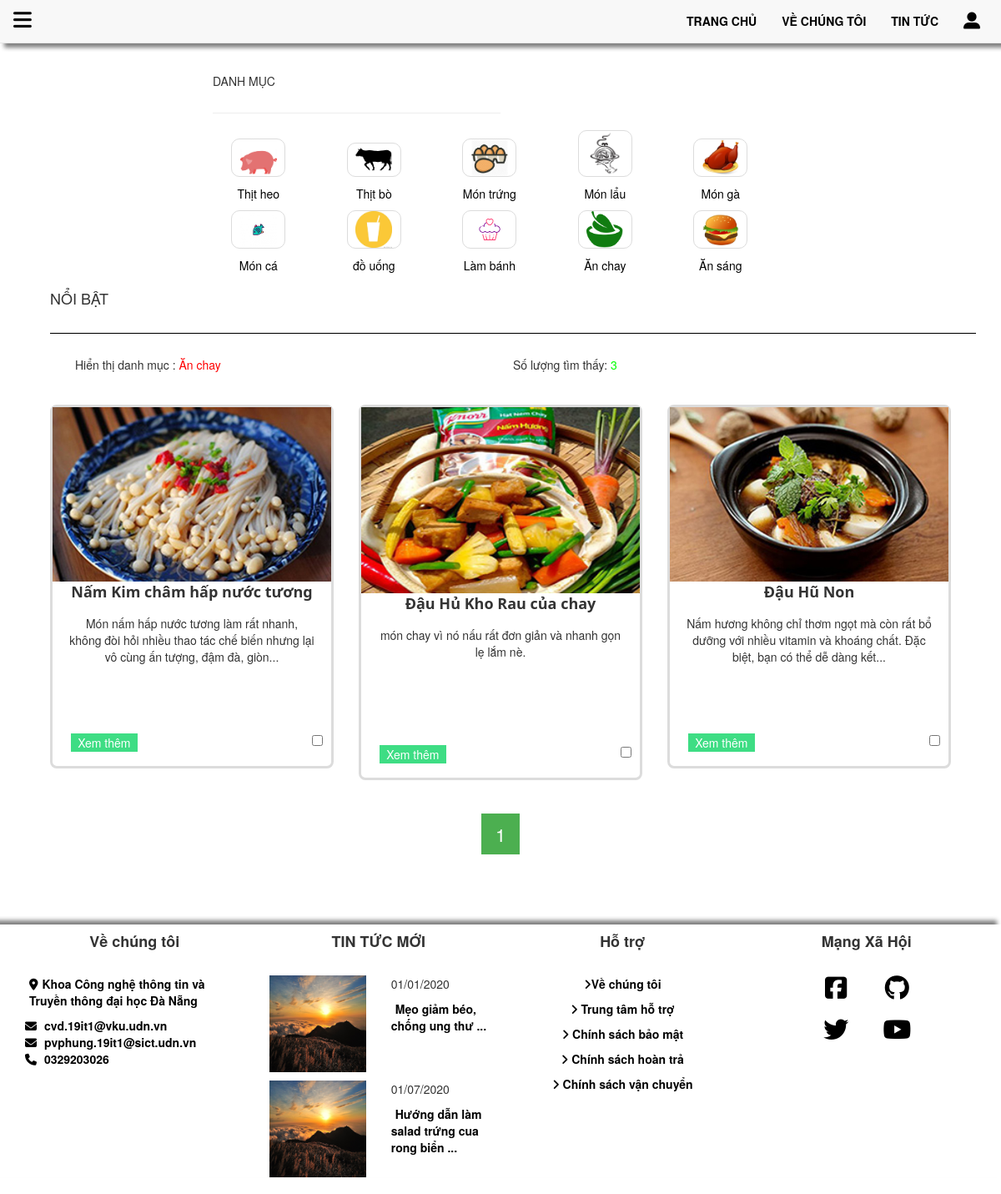
Page /danhmuc_index.php?id_danhmuc=4 on the committed database.
### tables this page shows
CREATE TABLE `danh_muc` (
  `id` int(11) NOT NULL,
  `idUser` int(11) NOT NULL,
  `tenDanhmuc` varchar(10) NOT NULL,
  `img` varchar(100) NOT NULL
);

CREATE TABLE `mon_an` (
  `id` int(11) NOT NULL,
  `idDanhmuc` int(11) NOT NULL,
  `idUser` int(11) NOT NULL,
  `ten_monAn` varchar(50) NOT NULL,
  `ngayDang` timestamp NOT NULL DEFAULT current_timestamp() ON UPDATE current_timestamp(),
  `moTa` varchar(200) NOT NULL,
  `img` varchar(100) NOT NULL,
  `step` text NOT NULL,
  `nguyenLieu` text NOT NULL,
  `trangThai` int(11) NOT NULL
);

### XuLy_form/XuLy_ketNoiSQL.php (called while the page is built, shortened)
<?php
	class bang
	{
		private $ten_bang ;
		private $conn;
		private $result_select ;
		function __construct( $conn , $ten_bang){
			$this->conn  = $conn ;
			$this->ten_bang = $ten_bang;
		}
		public function setResult_select($thanhphan, $dieuKien, $sapxep)
		{
			$this->result_select = mysqli_query($this->conn, "SELECT $thanhphan FROM $this->ten_bang WHERE $dieuKien ORDER BY $sapxep");
		}
		public function getResult_select(){
			return $this->result_select ;
		}
	}
?>

### danhmuc_sanpham.php (the view, shortened to what this page needs)
<?php
	if(isset($_GET['id_danhmuc'])){
	$id_danhmuc = $_GET['id_danhmuc'];
	$bang_danhmuc1 = new bang($conn, 'danh_muc');
	$bang_danhmuc1->setResult_select("* " ," id = $id_danhmuc " , "id DESC");
	$ketqua_danhmuc1 = $bang_danhmuc1->getResult_select();
	$row_danhmuc1 = mysqli_fetch_assoc($ketqua_danhmuc1);
?>
			<div class="col-sm-12" align="left">
				<h4>NỔI BẬT</h4>
				<hr class="col-sm-12"  style="" width="50%">
				<div class="col-sm-12">
					<h5 class="col-sm-6">Hiển thị danh mục :
						<span style="color:#ff0000">
				 			<?php echo $row_danhmuc1['tenDanhmuc']; ?>
						</span>
					</h5>
		<?php
		$bang_monAn = new bang($conn, 'mon_an');
		$bang_monAn->setResult_select(" count(id) as total " ," idDanhmuc = $id_danhmuc" , "id DESC");
		$ketqua_monAn1 = $bang_monAn->getResult_select();
		$row_monAn1 = mysqli_fetch_assoc($ketqua_monAn1);
		$total_records = $row_monAn1['total'];
		$current_page =  isset($_GET['page']) ? $_GET['page'] : 1 ;
		if(isset($_SESSION['limit'])){
			$limit = $_SESSION['limit'];
		}else{
			$limit = 6 ;
		}
		$total_page = ceil($total_records/ $limit);
	 	$start = ($current_page -1 ) * $limit;
				$bang_monAn = new bang($conn, 'mon_an');
				$bang_monAn->setResult_select("*" ," idDanhmuc = $id_danhmuc" , "id DESC LIMIT $start, $limit");
				$ketqua_monAn_9 = $bang_monAn->getResult_select();
		?>
					<h5 class="col-sm-6">Số lượng tìm thấy:
						<span style="color:#00ff00">
							<?php echo $total_records; ?>
						</span>
					</h5>
				</div>
			</div>
		<?php
				while($row = mysqli_fetch_assoc($ketqua_monAn_9)){
					$check_yeuthich = " " ;
					$mota = $row['moTa'] ;
					$length =  strlen($mota)  ;
					if( $length > 160 ) {
						$mota  = substr( $mota,  0, 160 )."..." ;
						$k = strripos($mota, ' ') ;
						$mota  = substr( $mota,  0, $k )."..." ;
					}
		?>
		<div class="col-sm-4">
			<div class=" card-sp">
				<div class="card-img-sp" style="width: 100%; height: 100%;">
					<?php echo "<img class='card-img-sp' src='image/img_monAn/".$row['img']."' alt='' width='100%' height='100%'>"; ?>
				</div>
				<div class="card-detail-sp" align="center">
					<p class="card-name-sp"><?php echo $row['ten_monAn']; ?></p>
					<p><?php echo $mota; ?></p>
				</div>
				<div class="card-footer-sp">
					<a <?php echo "href='sanpham.php?id=".$row['id']."'";  ?> >
						<button <?php echo "id='xemthem".$row['id']."'"; ?> >
							Xem thêm
						</button>
					</a>
					<div class="mt-heart-indigo" style="font-size: 8px; float: right">
    					<input <?php echo "id='".$row['id']."'"; ?>name="check" type="checkbox"  <?php echo $check_yeuthich ; ?> onclick="yeu_thich(<?php echo $row['id'] ; ?>) " />
    				</div>
				</div>
				<div style="height: 10px;">
				</div>
			</div>
		</div>
		<?php
			}
		}
		?>
		<div class="col-sm-12" align="center" style="margin-top: 20px">
			<div class="pagination " align="center">
			<?php
				for($i = 1 ; $i <= $total_page; $i++){
					if($i == $current_page){
						echo "<a href='' class='active'>$i</a>";
					}else{
						echo " <a href='danhmuc_index.php?id_danhmuc=".$id_danhmuc."&page=$i'>$i</a>";
					}
				}
			?>
				</div>
			</div>

### danhmuc.php (shortened to what this page needs)
<!DOCTYPE html>
<html>
<head>
	<link rel="stylesheet" href="">
	<link rel="stylesheet" href="">
	<link rel="stylesheet" href="bootstrap/css/bootstrap.min.css">
	<link rel="stylesheet" href="bootstrap/css/bootstrap.css">
	<link rel="stylesheet" href="bootstrap/js/bootstrap.min.js">
    <link rel="stylesheet" href="css/danhmuc.css">
    <link rel="stylesheet" href="css/Noidung_chinh_index.css">
    <link rel="stylesheet" href="https://cdn.jsdelivr.net/gh/JNKKKK/MoreToggles.css@0.2.1/output/moretoggles.min.css">
</head>
<body>
	<div class="container-fluid" style="width: 60%" id="danhmuc">
		<div class="row"  >
			<div class="col-sm-12" align="left" style="margin-top: 30px;">
				<h5>DANH MỤC</h5>
				<hr  style="" width="50%"  >
			</div>
		</div>
		<div class="row" align="left">
			<?php
				$bang_danhmuc = new bang($conn, 'danh_muc');
				$bang_danhmuc->setResult_select("*" ," 1" , "id DESC");
				$ketqua_danhmuc_All = $bang_danhmuc->getResult_select();
				while($row = mysqli_fetch_assoc($ketqua_danhmuc_All)){
			?>
			<div class=" carddanhmuc " align="center"  >
				<div  class="card-danhmuc"  align="center">
					<a href="danhmuc_index.php?id_danhmuc=<?php echo $row['id']; ?> ">
						<div class="card-img-danhmuc" align="center">
							<?php echo "<img src='image/img_danhmuc/".$row['img']."' alt='' width='70%' height='40%'>"; ?>
						</div>
						<div class="card-detail-danhmuc">
							<p><?php echo $row['tenDanhmuc']; ?></p>
						</div>
					</a>
				</div>
			</div>
			<?php
				}
			?>
		</div>
	</div>
	<div class="container">
		<div class="col-sm-12">
			<?php
				if(isset($_GET['id_danhmuc'])){
					include("danhmuc_sanpham.php");
				}
			?>
			</div>
	</div>
</body>
</html>

### css/phan_trang.css (style rules this page uses)
.pagination { display: inline-block; }
.pagination a { color: black; float: left; padding: 8px 16px; text-decoration: none; transition: background-color .3s; border: 1px solid #ddd; font-size: 22px; }
.pagination a.active { background-color: #4CAF50; color: white; border: 1px solid #4CAF50; }

### css/menu.css (style rules this page uses)
.container-fluid { padding: 0px; }

### css/danhmuc.css (style rules this page uses)
.card-img-danhmuc { border-style: solid; border-color:#dcdcdc; border-width: 1.5px; border-radius: 10px; }
.card-detail-danhmuc p { margin-top: 10px; color: #000000; text-decoration: none; }
.card-danhmuc { transition-duration: 0.5s; width: 50%; height: 50%; }
hr { height: 1px; background-color: #000000; float:left; }
.carddanhmuc { width: 18%; height: 18%; margin-left: 5px; position: relative; display: inline-block; }

### css/Noidung_chinh_index.css (style rules this page uses)
.card-sp { margin-top: 30px; border-radius: 8px; border-style: solid; border-color: #dcdcdc; }
.card-detail-sp .card-name-sp { font-family: "Segoe UI",Arial,sans-serif; font-weight: bold; font-size: 18px; height: 30px; }
.card-detail-sp { margin-left: 20px; margin-right: 20px; height: 180px; }
.card-footer-sp button { background-color: #3EDD84; color:#ffffff; border-style: solid; border-color: #ffffff; margin-left: 20px; margin-bottom: 5px; width: 25%; }

### rows in the picture
danh_muc: img (picture), tenDanhmuc "Thịt heo"
danh_muc: img (picture), tenDanhmuc "Thịt bò"
danh_muc: img (picture), tenDanhmuc "Món trứng"
danh_muc: img (picture), tenDanhmuc "Món lẩu"
danh_muc: img (picture), tenDanhmuc "Món gà"
danh_muc: img (picture), tenDanhmuc "Món cá"
danh_muc: img (picture), tenDanhmuc "đồ uống"
danh_muc: img (picture), tenDanhmuc "Làm bánh"
danh_muc: img (picture), tenDanhmuc "Ăn chay"
danh_muc: img (picture), tenDanhmuc "Ăn sáng"
mon_an: img (picture), ten_monAn "Nấm Kim châm hấp nước tương", moTa "Món nấm hấp nước tương làm rất nhanh, không đòi hỏi nhiều thao tác chế biến nhưng lại vô cùng ấn tượng, đậm đà, giòn..."
mon_an: img (picture), ten_monAn "Đậu Hủ Kho Rau của chay", moTa "món chay vì nó nấu rất đơn giản và nhanh gọn lẹ lắm nè."
mon_an: img (picture), ten_monAn "Đậu Hũ Non", moTa "Nấm hương không chỉ thơm ngọt mà còn rất bổ dưỡng với nhiều vitamin và khoáng chất. Đặc biệt, bạn có thể dễ dàng kết..."

### other values in the picture
$total_records "3"
